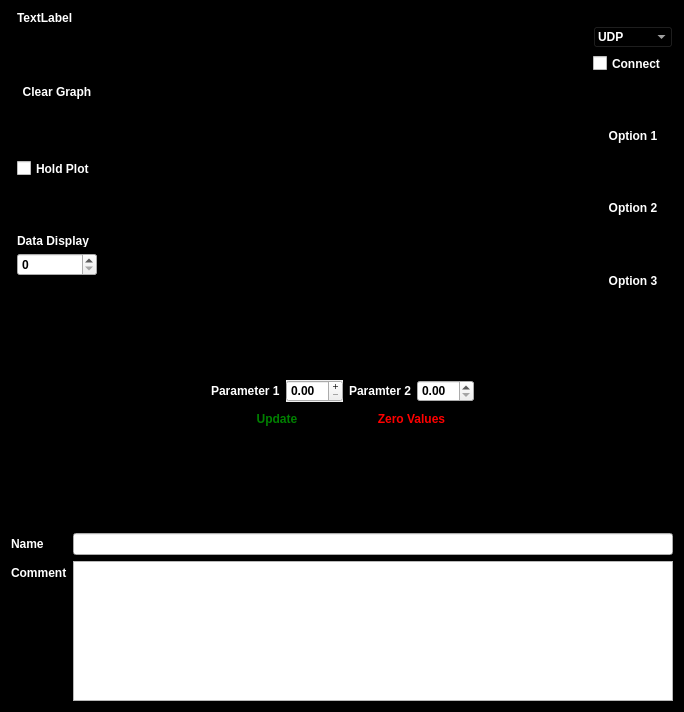
<?xml version="1.0" encoding="UTF-8"?>
<ui version="4.0">
 <class>Widget</class>
 <widget class="QWidget" name="Widget">
  <property name="geometry">
   <rect>
    <x>0</x>
    <y>0</y>
    <width>684</width>
    <height>712</height>
   </rect>
  </property>
  <property name="palette">
   <palette>
    <active>
     <colorrole role="WindowText">
      <brush brushstyle="SolidPattern">
       <color alpha="255">
        <red>255</red>
        <green>255</green>
        <blue>255</blue>
       </color>
      </brush>
     </colorrole>
     <colorrole role="Button">
      <brush brushstyle="SolidPattern">
       <color alpha="255">
        <red>255</red>
        <green>0</green>
        <blue>0</blue>
       </color>
      </brush>
     </colorrole>
     <colorrole role="Light">
      <brush brushstyle="SolidPattern">
       <color alpha="255">
        <red>0</red>
        <green>255</green>
        <blue>0</blue>
       </color>
      </brush>
     </colorrole>
     <colorrole role="Text">
      <brush brushstyle="SolidPattern">
       <color alpha="255">
        <red>255</red>
        <green>255</green>
        <blue>255</blue>
       </color>
      </brush>
     </colorrole>
     <colorrole role="ButtonText">
      <brush brushstyle="SolidPattern">
       <color alpha="255">
        <red>255</red>
        <green>255</green>
        <blue>255</blue>
       </color>
      </brush>
     </colorrole>
     <colorrole role="Base">
      <brush brushstyle="SolidPattern">
       <color alpha="255">
        <red>255</red>
        <green>255</green>
        <blue>255</blue>
       </color>
      </brush>
     </colorrole>
     <colorrole role="Window">
      <brush brushstyle="SolidPattern">
       <color alpha="255">
        <red>0</red>
        <green>0</green>
        <blue>0</blue>
       </color>
      </brush>
     </colorrole>
     <colorrole role="PlaceholderText">
      <brush brushstyle="NoBrush">
       <color alpha="128">
        <red>255</red>
        <green>255</green>
        <blue>255</blue>
       </color>
      </brush>
     </colorrole>
    </active>
    <inactive>
     <colorrole role="WindowText">
      <brush brushstyle="SolidPattern">
       <color alpha="255">
        <red>255</red>
        <green>255</green>
        <blue>255</blue>
       </color>
      </brush>
     </colorrole>
     <colorrole role="Button">
      <brush brushstyle="SolidPattern">
       <color alpha="255">
        <red>255</red>
        <green>0</green>
        <blue>0</blue>
       </color>
      </brush>
     </colorrole>
     <colorrole role="Light">
      <brush brushstyle="SolidPattern">
       <color alpha="255">
        <red>0</red>
        <green>255</green>
        <blue>0</blue>
       </color>
      </brush>
     </colorrole>
     <colorrole role="Text">
      <brush brushstyle="SolidPattern">
       <color alpha="255">
        <red>255</red>
        <green>255</green>
        <blue>255</blue>
       </color>
      </brush>
     </colorrole>
     <colorrole role="ButtonText">
      <brush brushstyle="SolidPattern">
       <color alpha="255">
        <red>255</red>
        <green>255</green>
        <blue>255</blue>
       </color>
      </brush>
     </colorrole>
     <colorrole role="Base">
      <brush brushstyle="SolidPattern">
       <color alpha="255">
        <red>255</red>
        <green>255</green>
        <blue>255</blue>
       </color>
      </brush>
     </colorrole>
     <colorrole role="Window">
      <brush brushstyle="SolidPattern">
       <color alpha="255">
        <red>0</red>
        <green>0</green>
        <blue>0</blue>
       </color>
      </brush>
     </colorrole>
     <colorrole role="PlaceholderText">
      <brush brushstyle="NoBrush">
       <color alpha="128">
        <red>255</red>
        <green>255</green>
        <blue>255</blue>
       </color>
      </brush>
     </colorrole>
    </inactive>
    <disabled>
     <colorrole role="WindowText">
      <brush brushstyle="SolidPattern">
       <color alpha="255">
        <red>255</red>
        <green>255</green>
        <blue>255</blue>
       </color>
      </brush>
     </colorrole>
     <colorrole role="Button">
      <brush brushstyle="SolidPattern">
       <color alpha="255">
        <red>255</red>
        <green>0</green>
        <blue>0</blue>
       </color>
      </brush>
     </colorrole>
     <colorrole role="Light">
      <brush brushstyle="SolidPattern">
       <color alpha="255">
        <red>0</red>
        <green>255</green>
        <blue>0</blue>
       </color>
      </brush>
     </colorrole>
     <colorrole role="Text">
      <brush brushstyle="SolidPattern">
       <color alpha="255">
        <red>255</red>
        <green>255</green>
        <blue>255</blue>
       </color>
      </brush>
     </colorrole>
     <colorrole role="ButtonText">
      <brush brushstyle="SolidPattern">
       <color alpha="255">
        <red>255</red>
        <green>255</green>
        <blue>255</blue>
       </color>
      </brush>
     </colorrole>
     <colorrole role="Base">
      <brush brushstyle="SolidPattern">
       <color alpha="255">
        <red>0</red>
        <green>0</green>
        <blue>0</blue>
       </color>
      </brush>
     </colorrole>
     <colorrole role="Window">
      <brush brushstyle="SolidPattern">
       <color alpha="255">
        <red>0</red>
        <green>0</green>
        <blue>0</blue>
       </color>
      </brush>
     </colorrole>
     <colorrole role="PlaceholderText">
      <brush brushstyle="NoBrush">
       <color alpha="128">
        <red>255</red>
        <green>255</green>
        <blue>255</blue>
       </color>
      </brush>
     </colorrole>
    </disabled>
   </palette>
  </property>
  <property name="windowTitle">
   <string>Widget</string>
  </property>
  <property name="autoFillBackground">
   <bool>false</bool>
  </property>
  <property name="styleSheet">
   <string notr="true"> font:bold; color:white</string>
  </property>
  <layout class="QVBoxLayout" name="verticalLayout">
   <item>
    <layout class="QHBoxLayout" name="horizontalLayout">
     <item>
      <layout class="QFormLayout" name="formLayout_3">
       <item row="2" column="1">
        <widget class="QPushButton" name="btn_clear">
         <property name="sizePolicy">
          <sizepolicy hsizetype="Preferred" vsizetype="Preferred">
           <horstretch>0</horstretch>
           <verstretch>0</verstretch>
          </sizepolicy>
         </property>
         <property name="minimumSize">
          <size>
           <width>80</width>
           <height>21</height>
          </size>
         </property>
         <property name="maximumSize">
          <size>
           <width>80</width>
           <height>21</height>
          </size>
         </property>
         <property name="styleSheet">
          <string notr="true">font:bold</string>
         </property>
         <property name="text">
          <string>Clear Graph</string>
         </property>
         <property name="flat">
          <bool>true</bool>
         </property>
        </widget>
       </item>
       <item row="4" column="1">
        <widget class="QCheckBox" name="checkBox">
         <property name="sizePolicy">
          <sizepolicy hsizetype="Preferred" vsizetype="Preferred">
           <horstretch>0</horstretch>
           <verstretch>0</verstretch>
          </sizepolicy>
         </property>
         <property name="minimumSize">
          <size>
           <width>80</width>
           <height>19</height>
          </size>
         </property>
         <property name="maximumSize">
          <size>
           <width>80</width>
           <height>19</height>
          </size>
         </property>
         <property name="text">
          <string>Hold Plot</string>
         </property>
        </widget>
       </item>
       <item row="6" column="1">
        <widget class="QLabel" name="label">
         <property name="minimumSize">
          <size>
           <width>80</width>
           <height>13</height>
          </size>
         </property>
         <property name="maximumSize">
          <size>
           <width>80</width>
           <height>13</height>
          </size>
         </property>
         <property name="text">
          <string>Data Display</string>
         </property>
         <property name="buddy">
          <cstring>spinBox</cstring>
         </property>
        </widget>
       </item>
       <item row="7" column="1">
        <widget class="QSpinBox" name="spinBox">
         <property name="sizePolicy">
          <sizepolicy hsizetype="Preferred" vsizetype="Preferred">
           <horstretch>0</horstretch>
           <verstretch>0</verstretch>
          </sizepolicy>
         </property>
         <property name="minimumSize">
          <size>
           <width>80</width>
           <height>23</height>
          </size>
         </property>
         <property name="maximumSize">
          <size>
           <width>80</width>
           <height>23</height>
          </size>
         </property>
         <property name="styleSheet">
          <string notr="true">color:black</string>
         </property>
        </widget>
       </item>
       <item row="0" column="1">
        <widget class="QLabel" name="label_2">
         <property name="text">
          <string>TextLabel</string>
         </property>
        </widget>
       </item>
       <item row="1" column="1">
        <spacer name="verticalSpacer">
         <property name="orientation">
          <enum>Qt::Vertical</enum>
         </property>
         <property name="sizeHint" stdset="0">
          <size>
           <width>20</width>
           <height>40</height>
          </size>
         </property>
        </spacer>
       </item>
       <item row="3" column="1">
        <spacer name="verticalSpacer_2">
         <property name="orientation">
          <enum>Qt::Vertical</enum>
         </property>
         <property name="sizeHint" stdset="0">
          <size>
           <width>20</width>
           <height>40</height>
          </size>
         </property>
        </spacer>
       </item>
       <item row="5" column="1">
        <spacer name="verticalSpacer_3">
         <property name="orientation">
          <enum>Qt::Vertical</enum>
         </property>
         <property name="sizeHint" stdset="0">
          <size>
           <width>20</width>
           <height>40</height>
          </size>
         </property>
        </spacer>
       </item>
       <item row="8" column="1">
        <spacer name="verticalSpacer_4">
         <property name="orientation">
          <enum>Qt::Vertical</enum>
         </property>
         <property name="sizeHint" stdset="0">
          <size>
           <width>20</width>
           <height>40</height>
          </size>
         </property>
        </spacer>
       </item>
      </layout>
     </item>
     <item>
      <widget class="QCustomPlot" name="plot" native="true">
       <property name="sizePolicy">
        <sizepolicy hsizetype="Expanding" vsizetype="Expanding">
         <horstretch>0</horstretch>
         <verstretch>0</verstretch>
        </sizepolicy>
       </property>
       <property name="minimumSize">
        <size>
         <width>481</width>
         <height>291</height>
        </size>
       </property>
       <property name="layoutDirection">
        <enum>Qt::LeftToRight</enum>
       </property>
      </widget>
     </item>
     <item>
      <layout class="QFormLayout" name="formLayout_4">
       <item row="0" column="0">
        <spacer name="verticalSpacer_5">
         <property name="orientation">
          <enum>Qt::Vertical</enum>
         </property>
         <property name="sizeHint" stdset="0">
          <size>
           <width>20</width>
           <height>20</height>
          </size>
         </property>
        </spacer>
       </item>
       <item row="1" column="0" colspan="2">
        <widget class="QComboBox" name="comboBox">
         <property name="sizePolicy">
          <sizepolicy hsizetype="Preferred" vsizetype="Preferred">
           <horstretch>0</horstretch>
           <verstretch>0</verstretch>
          </sizepolicy>
         </property>
         <property name="maximumSize">
          <size>
           <width>99</width>
           <height>22</height>
          </size>
         </property>
         <property name="acceptDrops">
          <bool>false</bool>
         </property>
         <property name="autoFillBackground">
          <bool>false</bool>
         </property>
         <property name="styleSheet">
          <string notr="true">background:black</string>
         </property>
         <item>
          <property name="text">
           <string>UDP</string>
          </property>
         </item>
         <item>
          <property name="text">
           <string>TCP</string>
          </property>
         </item>
        </widget>
       </item>
       <item row="2" column="0" colspan="2">
        <widget class="QCheckBox" name="checkBox_2">
         <property name="sizePolicy">
          <sizepolicy hsizetype="Preferred" vsizetype="Preferred">
           <horstretch>0</horstretch>
           <verstretch>0</verstretch>
          </sizepolicy>
         </property>
         <property name="maximumSize">
          <size>
           <width>99</width>
           <height>19</height>
          </size>
         </property>
         <property name="text">
          <string>Connect</string>
         </property>
        </widget>
       </item>
       <item row="3" column="0" colspan="2">
        <spacer name="verticalSpacer_10">
         <property name="orientation">
          <enum>Qt::Vertical</enum>
         </property>
         <property name="sizeType">
          <enum>QSizePolicy::Preferred</enum>
         </property>
         <property name="sizeHint" stdset="0">
          <size>
           <width>17</width>
           <height>50</height>
          </size>
         </property>
        </spacer>
       </item>
       <item row="4" column="0" colspan="2">
        <widget class="QPushButton" name="pushButton_2">
         <property name="sizePolicy">
          <sizepolicy hsizetype="Preferred" vsizetype="Preferred">
           <horstretch>0</horstretch>
           <verstretch>0</verstretch>
          </sizepolicy>
         </property>
         <property name="maximumSize">
          <size>
           <width>99</width>
           <height>21</height>
          </size>
         </property>
         <property name="palette">
          <palette>
           <active>
            <colorrole role="WindowText">
             <brush brushstyle="SolidPattern">
              <color alpha="255">
               <red>255</red>
               <green>255</green>
               <blue>255</blue>
              </color>
             </brush>
            </colorrole>
            <colorrole role="Button">
             <brush brushstyle="SolidPattern">
              <color alpha="255">
               <red>255</red>
               <green>85</green>
               <blue>0</blue>
              </color>
             </brush>
            </colorrole>
            <colorrole role="Text">
             <brush brushstyle="SolidPattern">
              <color alpha="255">
               <red>255</red>
               <green>255</green>
               <blue>255</blue>
              </color>
             </brush>
            </colorrole>
            <colorrole role="ButtonText">
             <brush brushstyle="SolidPattern">
              <color alpha="255">
               <red>255</red>
               <green>255</green>
               <blue>255</blue>
              </color>
             </brush>
            </colorrole>
            <colorrole role="PlaceholderText">
             <brush brushstyle="NoBrush">
              <color alpha="128">
               <red>255</red>
               <green>255</green>
               <blue>255</blue>
              </color>
             </brush>
            </colorrole>
           </active>
           <inactive>
            <colorrole role="WindowText">
             <brush brushstyle="SolidPattern">
              <color alpha="255">
               <red>255</red>
               <green>255</green>
               <blue>255</blue>
              </color>
             </brush>
            </colorrole>
            <colorrole role="Button">
             <brush brushstyle="SolidPattern">
              <color alpha="255">
               <red>255</red>
               <green>85</green>
               <blue>0</blue>
              </color>
             </brush>
            </colorrole>
            <colorrole role="Text">
             <brush brushstyle="SolidPattern">
              <color alpha="255">
               <red>255</red>
               <green>255</green>
               <blue>255</blue>
              </color>
             </brush>
            </colorrole>
            <colorrole role="ButtonText">
             <brush brushstyle="SolidPattern">
              <color alpha="255">
               <red>255</red>
               <green>255</green>
               <blue>255</blue>
              </color>
             </brush>
            </colorrole>
            <colorrole role="PlaceholderText">
             <brush brushstyle="NoBrush">
              <color alpha="128">
               <red>255</red>
               <green>255</green>
               <blue>255</blue>
              </color>
             </brush>
            </colorrole>
           </inactive>
           <disabled>
            <colorrole role="WindowText">
             <brush brushstyle="SolidPattern">
              <color alpha="255">
               <red>255</red>
               <green>255</green>
               <blue>255</blue>
              </color>
             </brush>
            </colorrole>
            <colorrole role="Button">
             <brush brushstyle="SolidPattern">
              <color alpha="255">
               <red>255</red>
               <green>85</green>
               <blue>0</blue>
              </color>
             </brush>
            </colorrole>
            <colorrole role="Text">
             <brush brushstyle="SolidPattern">
              <color alpha="255">
               <red>255</red>
               <green>255</green>
               <blue>255</blue>
              </color>
             </brush>
            </colorrole>
            <colorrole role="ButtonText">
             <brush brushstyle="SolidPattern">
              <color alpha="255">
               <red>255</red>
               <green>255</green>
               <blue>255</blue>
              </color>
             </brush>
            </colorrole>
            <colorrole role="PlaceholderText">
             <brush brushstyle="NoBrush">
              <color alpha="128">
               <red>255</red>
               <green>255</green>
               <blue>255</blue>
              </color>
             </brush>
            </colorrole>
           </disabled>
          </palette>
         </property>
         <property name="text">
          <string>Option 1</string>
         </property>
         <property name="flat">
          <bool>true</bool>
         </property>
        </widget>
       </item>
       <item row="5" column="0" colspan="2">
        <spacer name="verticalSpacer_8">
         <property name="orientation">
          <enum>Qt::Vertical</enum>
         </property>
         <property name="sizeType">
          <enum>QSizePolicy::Preferred</enum>
         </property>
         <property name="sizeHint" stdset="0">
          <size>
           <width>17</width>
           <height>50</height>
          </size>
         </property>
        </spacer>
       </item>
       <item row="6" column="0" colspan="2">
        <widget class="QPushButton" name="pushButton_3">
         <property name="sizePolicy">
          <sizepolicy hsizetype="Preferred" vsizetype="Preferred">
           <horstretch>0</horstretch>
           <verstretch>0</verstretch>
          </sizepolicy>
         </property>
         <property name="maximumSize">
          <size>
           <width>99</width>
           <height>21</height>
          </size>
         </property>
         <property name="text">
          <string>Option 2</string>
         </property>
         <property name="flat">
          <bool>true</bool>
         </property>
        </widget>
       </item>
       <item row="7" column="0" colspan="2">
        <spacer name="verticalSpacer_9">
         <property name="orientation">
          <enum>Qt::Vertical</enum>
         </property>
         <property name="sizeType">
          <enum>QSizePolicy::Preferred</enum>
         </property>
         <property name="sizeHint" stdset="0">
          <size>
           <width>17</width>
           <height>50</height>
          </size>
         </property>
        </spacer>
       </item>
       <item row="9" column="0" colspan="2">
        <widget class="QPushButton" name="pushButton_4">
         <property name="sizePolicy">
          <sizepolicy hsizetype="Preferred" vsizetype="Preferred">
           <horstretch>0</horstretch>
           <verstretch>0</verstretch>
          </sizepolicy>
         </property>
         <property name="maximumSize">
          <size>
           <width>99</width>
           <height>21</height>
          </size>
         </property>
         <property name="text">
          <string>Option 3</string>
         </property>
         <property name="flat">
          <bool>true</bool>
         </property>
        </widget>
       </item>
       <item row="10" column="0">
        <spacer name="verticalSpacer_6">
         <property name="orientation">
          <enum>Qt::Vertical</enum>
         </property>
         <property name="sizeHint" stdset="0">
          <size>
           <width>20</width>
           <height>40</height>
          </size>
         </property>
        </spacer>
       </item>
      </layout>
     </item>
    </layout>
   </item>
   <item>
    <spacer name="verticalSpacer_11">
     <property name="orientation">
      <enum>Qt::Vertical</enum>
     </property>
     <property name="sizeType">
      <enum>QSizePolicy::Preferred</enum>
     </property>
     <property name="sizeHint" stdset="0">
      <size>
       <width>20</width>
       <height>100</height>
      </size>
     </property>
    </spacer>
   </item>
   <item>
    <layout class="QGridLayout" name="gridLayout">
     <item row="2" column="1">
      <widget class="QLabel" name="label_5">
       <property name="text">
        <string>Parameter 1</string>
       </property>
       <property name="buddy">
        <cstring>parameter1SpinBox</cstring>
       </property>
      </widget>
     </item>
     <item row="2" column="0">
      <spacer name="horizontalSpacer">
       <property name="orientation">
        <enum>Qt::Horizontal</enum>
       </property>
       <property name="sizeHint" stdset="0">
        <size>
         <width>40</width>
         <height>20</height>
        </size>
       </property>
      </spacer>
     </item>
     <item row="2" column="4">
      <widget class="QDoubleSpinBox" name="parameter2SpinBox">
       <property name="sizePolicy">
        <sizepolicy hsizetype="Preferred" vsizetype="Preferred">
         <horstretch>0</horstretch>
         <verstretch>0</verstretch>
        </sizepolicy>
       </property>
       <property name="styleSheet">
        <string notr="true">color:black</string>
       </property>
      </widget>
     </item>
     <item row="2" column="2">
      <widget class="QDoubleSpinBox" name="parameter1SpinBox">
       <property name="sizePolicy">
        <sizepolicy hsizetype="Preferred" vsizetype="Preferred">
         <horstretch>0</horstretch>
         <verstretch>0</verstretch>
        </sizepolicy>
       </property>
       <property name="autoFillBackground">
        <bool>true</bool>
       </property>
       <property name="styleSheet">
        <string notr="true">color:black</string>
       </property>
       <property name="buttonSymbols">
        <enum>QAbstractSpinBox::PlusMinus</enum>
       </property>
      </widget>
     </item>
     <item row="2" column="3">
      <widget class="QLabel" name="label_7">
       <property name="text">
        <string>Paramter 2</string>
       </property>
       <property name="buddy">
        <cstring>parameter2SpinBox</cstring>
       </property>
      </widget>
     </item>
     <item row="2" column="5">
      <spacer name="horizontalSpacer_2">
       <property name="orientation">
        <enum>Qt::Horizontal</enum>
       </property>
       <property name="sizeHint" stdset="0">
        <size>
         <width>40</width>
         <height>20</height>
        </size>
       </property>
      </spacer>
     </item>
     <item row="3" column="1" colspan="2">
      <widget class="QPushButton" name="updateButton">
       <property name="sizePolicy">
        <sizepolicy hsizetype="Preferred" vsizetype="Preferred">
         <horstretch>0</horstretch>
         <verstretch>0</verstretch>
        </sizepolicy>
       </property>
       <property name="palette">
        <palette>
         <active>
          <colorrole role="WindowText">
           <brush brushstyle="SolidPattern">
            <color alpha="255">
             <red>0</red>
             <green>128</green>
             <blue>0</blue>
            </color>
           </brush>
          </colorrole>
          <colorrole role="Button">
           <brush brushstyle="SolidPattern">
            <color alpha="255">
             <red>0</red>
             <green>0</green>
             <blue>0</blue>
            </color>
           </brush>
          </colorrole>
          <colorrole role="Text">
           <brush brushstyle="SolidPattern">
            <color alpha="255">
             <red>0</red>
             <green>128</green>
             <blue>0</blue>
            </color>
           </brush>
          </colorrole>
          <colorrole role="ButtonText">
           <brush brushstyle="SolidPattern">
            <color alpha="255">
             <red>0</red>
             <green>128</green>
             <blue>0</blue>
            </color>
           </brush>
          </colorrole>
          <colorrole role="Base">
           <brush brushstyle="SolidPattern">
            <color alpha="255">
             <red>0</red>
             <green>0</green>
             <blue>0</blue>
            </color>
           </brush>
          </colorrole>
          <colorrole role="Window">
           <brush brushstyle="SolidPattern">
            <color alpha="255">
             <red>0</red>
             <green>0</green>
             <blue>0</blue>
            </color>
           </brush>
          </colorrole>
          <colorrole role="PlaceholderText">
           <brush brushstyle="NoBrush">
            <color alpha="128">
             <red>0</red>
             <green>128</green>
             <blue>0</blue>
            </color>
           </brush>
          </colorrole>
         </active>
         <inactive>
          <colorrole role="WindowText">
           <brush brushstyle="SolidPattern">
            <color alpha="255">
             <red>0</red>
             <green>128</green>
             <blue>0</blue>
            </color>
           </brush>
          </colorrole>
          <colorrole role="Button">
           <brush brushstyle="SolidPattern">
            <color alpha="255">
             <red>0</red>
             <green>0</green>
             <blue>0</blue>
            </color>
           </brush>
          </colorrole>
          <colorrole role="Text">
           <brush brushstyle="SolidPattern">
            <color alpha="255">
             <red>0</red>
             <green>128</green>
             <blue>0</blue>
            </color>
           </brush>
          </colorrole>
          <colorrole role="ButtonText">
           <brush brushstyle="SolidPattern">
            <color alpha="255">
             <red>0</red>
             <green>128</green>
             <blue>0</blue>
            </color>
           </brush>
          </colorrole>
          <colorrole role="Base">
           <brush brushstyle="SolidPattern">
            <color alpha="255">
             <red>0</red>
             <green>0</green>
             <blue>0</blue>
            </color>
           </brush>
          </colorrole>
          <colorrole role="Window">
           <brush brushstyle="SolidPattern">
            <color alpha="255">
             <red>0</red>
             <green>0</green>
             <blue>0</blue>
            </color>
           </brush>
          </colorrole>
          <colorrole role="PlaceholderText">
           <brush brushstyle="NoBrush">
            <color alpha="128">
             <red>0</red>
             <green>128</green>
             <blue>0</blue>
            </color>
           </brush>
          </colorrole>
         </inactive>
         <disabled>
          <colorrole role="WindowText">
           <brush brushstyle="SolidPattern">
            <color alpha="255">
             <red>0</red>
             <green>128</green>
             <blue>0</blue>
            </color>
           </brush>
          </colorrole>
          <colorrole role="Button">
           <brush brushstyle="SolidPattern">
            <color alpha="255">
             <red>0</red>
             <green>0</green>
             <blue>0</blue>
            </color>
           </brush>
          </colorrole>
          <colorrole role="Text">
           <brush brushstyle="SolidPattern">
            <color alpha="255">
             <red>0</red>
             <green>128</green>
             <blue>0</blue>
            </color>
           </brush>
          </colorrole>
          <colorrole role="ButtonText">
           <brush brushstyle="SolidPattern">
            <color alpha="255">
             <red>0</red>
             <green>128</green>
             <blue>0</blue>
            </color>
           </brush>
          </colorrole>
          <colorrole role="Base">
           <brush brushstyle="SolidPattern">
            <color alpha="255">
             <red>0</red>
             <green>0</green>
             <blue>0</blue>
            </color>
           </brush>
          </colorrole>
          <colorrole role="Window">
           <brush brushstyle="SolidPattern">
            <color alpha="255">
             <red>0</red>
             <green>0</green>
             <blue>0</blue>
            </color>
           </brush>
          </colorrole>
          <colorrole role="PlaceholderText">
           <brush brushstyle="NoBrush">
            <color alpha="128">
             <red>0</red>
             <green>128</green>
             <blue>0</blue>
            </color>
           </brush>
          </colorrole>
         </disabled>
        </palette>
       </property>
       <property name="mouseTracking">
        <bool>true</bool>
       </property>
       <property name="acceptDrops">
        <bool>false</bool>
       </property>
       <property name="autoFillBackground">
        <bool>false</bool>
       </property>
       <property name="styleSheet">
        <string notr="true">background:black; 
color:green; 

</string>
       </property>
       <property name="text">
        <string>Update</string>
       </property>
       <property name="checkable">
        <bool>false</bool>
       </property>
       <property name="flat">
        <bool>true</bool>
       </property>
      </widget>
     </item>
     <item row="3" column="3" colspan="2">
      <widget class="QPushButton" name="zeroButton">
       <property name="sizePolicy">
        <sizepolicy hsizetype="Preferred" vsizetype="Preferred">
         <horstretch>0</horstretch>
         <verstretch>0</verstretch>
        </sizepolicy>
       </property>
       <property name="styleSheet">
        <string notr="true">font:bold; color:red</string>
       </property>
       <property name="text">
        <string>Zero Values</string>
       </property>
       <property name="autoDefault">
        <bool>true</bool>
       </property>
       <property name="flat">
        <bool>true</bool>
       </property>
      </widget>
     </item>
    </layout>
   </item>
   <item>
    <spacer name="verticalSpacer_7">
     <property name="orientation">
      <enum>Qt::Vertical</enum>
     </property>
     <property name="sizeType">
      <enum>QSizePolicy::Preferred</enum>
     </property>
     <property name="sizeHint" stdset="0">
      <size>
       <width>20</width>
       <height>150</height>
      </size>
     </property>
    </spacer>
   </item>
   <item>
    <layout class="QFormLayout" name="formLayout_2">
     <item row="0" column="0">
      <widget class="QLabel" name="label_9">
       <property name="text">
        <string>Name</string>
       </property>
       <property name="buddy">
        <cstring>filename</cstring>
       </property>
      </widget>
     </item>
     <item row="0" column="1">
      <widget class="QLineEdit" name="filename">
       <property name="sizePolicy">
        <sizepolicy hsizetype="Preferred" vsizetype="Preferred">
         <horstretch>0</horstretch>
         <verstretch>0</verstretch>
        </sizepolicy>
       </property>
       <property name="styleSheet">
        <string notr="true">color:black</string>
       </property>
      </widget>
     </item>
     <item row="1" column="0">
      <widget class="QLabel" name="label_10">
       <property name="text">
        <string>Comment</string>
       </property>
       <property name="buddy">
        <cstring>comment</cstring>
       </property>
      </widget>
     </item>
     <item row="1" column="1">
      <widget class="QTextEdit" name="comment">
       <property name="sizePolicy">
        <sizepolicy hsizetype="Preferred" vsizetype="Preferred">
         <horstretch>0</horstretch>
         <verstretch>0</verstretch>
        </sizepolicy>
       </property>
       <property name="styleSheet">
        <string notr="true">color:black</string>
       </property>
       <property name="frameShadow">
        <enum>QFrame::Raised</enum>
       </property>
      </widget>
     </item>
    </layout>
   </item>
  </layout>
 </widget>
 <customwidgets>
  <customwidget>
   <class>QCustomPlot</class>
   <extends>QWidget</extends>
   <header>qcustomplot.h</header>
   <container>1</container>
  </customwidget>
 </customwidgets>
 <resources/>
 <connections/>
</ui>
